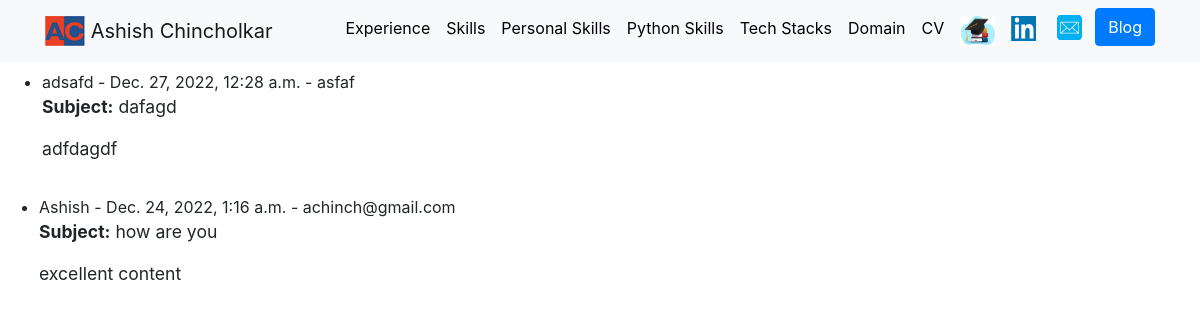
The app's page /portfolio/received/, older data.
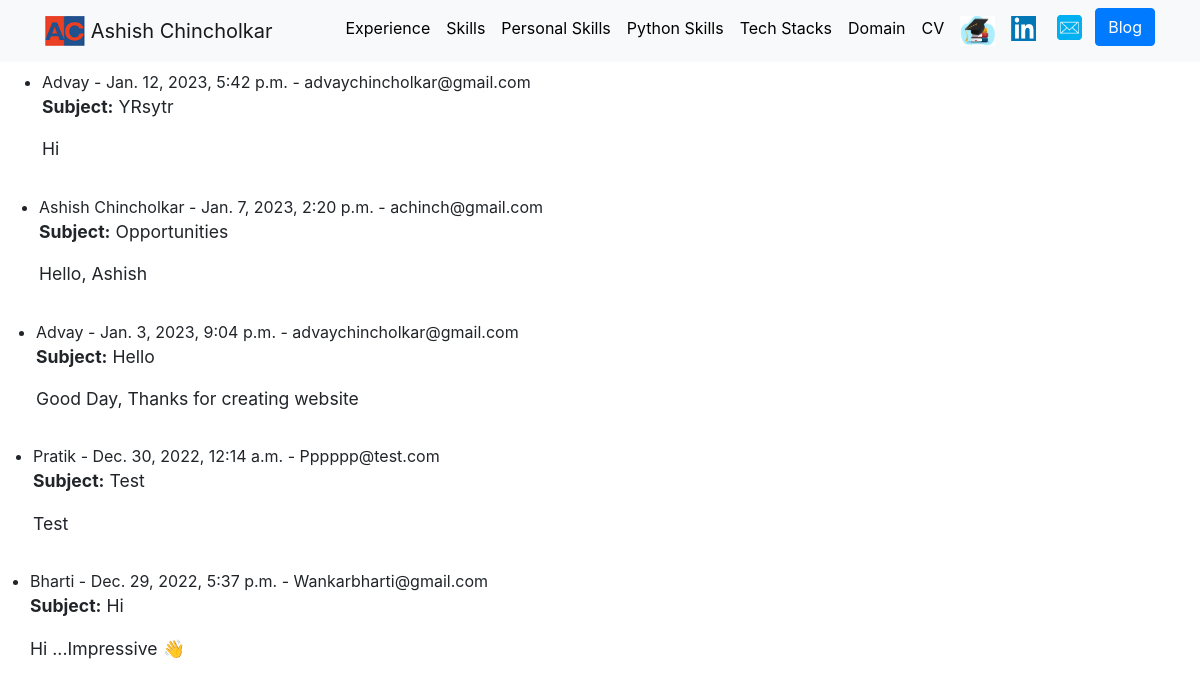
The same page, newer data.
### portfolio/models.py (models this page shows, shortened)
class ContactME(models.Model):
    name = models.CharField(max_length=100)
    email = models.CharField(max_length=100)
    subject = models.CharField(max_length=100)
    message = models.TextField(max_length=100)
    create_date = models.DateTimeField(default=django.utils.timezone.now)

### portfolio/views.py (the view)
# urls.py: path("portfolio/received/", views.show_emails, name="show_emails")
def show_emails(request):
    emails = ContactME.objects.order_by('-create_date')
    return render(request, 'portfolio/received.html', {"emails": emails})

### portfolio/templates/portfolio/received.html
{% extends 'portfolio/base.html' %}
{% block content %}
    {% load static %}
    <section id="emails">
        <div class="text-left">
        {% for email in emails %}
        <div class="row">
        <ul>
            <li>
                {{ email.name }} - {{ email.create_date}} - {{ email.email}}
                <p> <b>Subject:</b> {{ email.subject }}</p>
                <p> {{email.message }}</p>
            </li>
        </ul>
        {% endfor %}
        </div>
        </div>
    </section>
{% endblock %}

### portfolio/templates/portfolio/base.html (shortened to what this page needs)
<!doctype html>
<html lang="en">
{% load static %}
  <head>
    <link rel="stylesheet" href="{% static 'portfolio/custom.css' %}">
    <link href="https://cdn.jsdelivr.net/npm/bootstrap@5.2.3/dist/css/bootstrap.min.css" rel="stylesheet">
    <link rel="stylesheet" href="https://stackpath.bootstrapcdn.com/bootstrap/4.4.1/css/bootstrap.min.css">
  </head>
  <body>
    {% load static %}
    <nav id="topNav" class="navbar fixed-top navbar-expand-lg bg-light navbar-light" >
       <div class="container">
        <div class="navbar-header navbar-collapse text-center" id="navbarNav">
          <a class="navbar-brand" href="{% url 'home' %}">
           <img src="{% static 'portfolio/logo.png' %}" width="40" height="30" class="d-inline-block align-top" alt="ashish's Logo">
           <span>Ashish Chincholkar</span>
        </a>
            </div>
        <div class="navbar-collapse collapse" id="nav_target">
             <ul class="navbar-nav ml-auto">
          <li class="nav-item">
            <a class="nav-link" href="#exp_summary">Experience</a>
          </li>
          <li class="nav-item">
            <a class="nav-link" href="#exp_keyskills">Skills</a>
          </li>
          <li class="nav-item">
            <a class="nav-link" href="#personal_skills">Personal Skills</a>
          </li>
           <li class="nav-item">
            <a class="nav-link" href="#python_skills">Python Skills</a>
          </li>
          <li class="nav-item">
            <a class="nav-link" href="#tech_stack">Tech Stacks</a>
          </li>
          <li class="nav-item">
            <a class="nav-link" href="#domain_skills">Domain</a>
          </li>
          <li class="nav-item">
            <a class="nav-link" href="{% static 'portfolio/Resume1.pdf' %}" target="_blank">CV</a>
          </li>
            <li class="nav-item">
                <a class="nav-link" href="#education">
              <img  src="{% static 'portfolio/Education.png' %}" width="35" height="30" class="d-inline-block align-top" alt="Education" ></a>
          </li>
          <li class="nav-item">
            <a class="nav-link" href="https://www.linkedin.com/in/ashishkumar-chincholkar-79126225" target="_blank">
              <img  src="{% static 'portfolio/linkdin.png' %}" width="25" height="25" class="d-inline-block align-top" alt="linkedin" ></a>
          </li>
          <li class="nav-item">
              <a  class="btn btn-light" hx-get="{% url 'contact_me' %}" hx-target="#dialog">
              <img src="{% static 'portfolio/ContactMe.png' %}" width="25" height="25" class="d-inline-block align-top" alt="ContactMe" ></a>
          </li>
          <li>
            <a role="button" href="{% url 'blog:all_blogs' %}" class="btn btn-primary">Blog</a>
          </li>
        </ul>
        </div>
      </div>
    </nav>
  <div class="container">
    {% block content %}{% endblock %}
  </div>
  </body>
</html>

### portfolio/static/portfolio/custom.css (style rules this page uses)
.navbar-nav .nav-link { color: rgba(0,0,0,1) !important; }
body { font-family: 'Lato':400,700:; padding-top: 70px; }
@media (min-width: 992px) { p { font-size: 1.10rem; } }

Row changes from the older to the newer data that the page shows:
removed ContactME: name "adsafd", create_date "Dec. 27, 2022, 12:28 a.m.", email "asfaf", subject "dafagd", message "adfdagdf"
removed ContactME: name "Ashish", create_date "Dec. 24, 2022, 1:16 a.m.", email "achinch@gmail.com", subject "how are you", message "excellent content"
added ContactME: name "Advay", create_date "Jan. 12, 2023, 5:42 p.m.", email "advaychincholkar@gmail.com", subject "YRsytr", message "Hi"
added ContactME: name "Ashish Chincholkar", create_date "Jan. 7, 2023, 2:20 p.m.", email "achinch@gmail.com", subject "Opportunities", message "Hello, Ashish"
added ContactME: name "Advay", create_date "Jan. 3, 2023, 9:04 p.m.", email "advaychincholkar@gmail.com", subject "Hello", message "Good Day, Thanks for creating website"
added ContactME: name "Pratik", create_date "Dec. 30, 2022, 12:14 a.m.", email "Pppppp@test.com", subject "Test", message "Test"
added ContactME: name "Bharti", create_date "Dec. 29, 2022, 5:37 p.m.", email "Wankarbharti@gmail.com", subject "Hi", message "Hi ...Impressive 👋"
